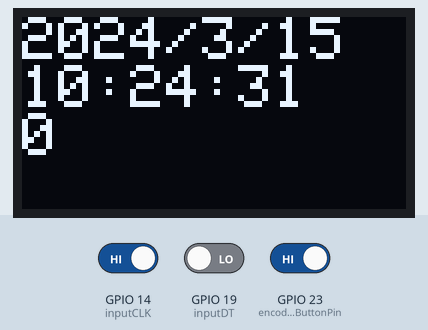
Recording of a sketch running on a simulated ESP32. Parts: 128×64 one-colour display. The test bench sets the inputs (shaded band); at power-on: GPIO 14 (inputCLK) HIGH, GPIO 23 (encoderButtonPin) HIGH, GPIO 19 (inputDT) LOW. The local clock reads 2024-03-15 10:24:30 at power-on unless the sketch sets it.

Above: at 1.2 s.
1.3 s: GPIO 14 (inputCLK) driven LOW
At 2.8 s:
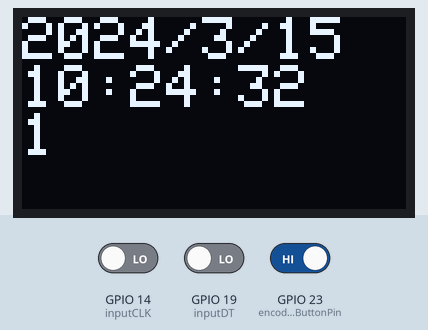
3.5 s: GPIO 23 (encoderButtonPin) driven LOW
At 4.9 s:
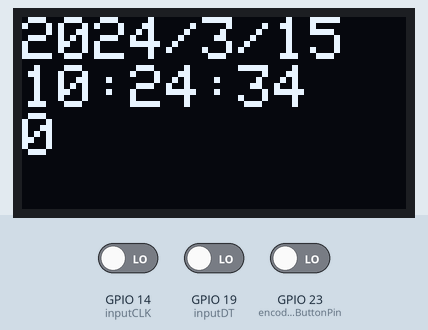
5.6 s: GPIO 14 (inputCLK) driven HIGH
At 5.88 s:
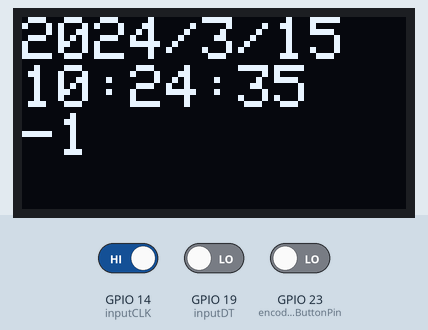
7.4 s: GPIO 14 (inputCLK) driven LOW
At 7.69 s:
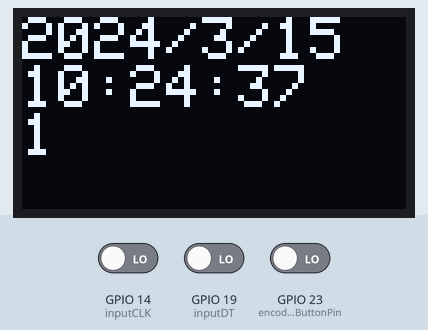
Timing chart, 0 to 10.3 s (numbered marks = the images above; inputs shaded):
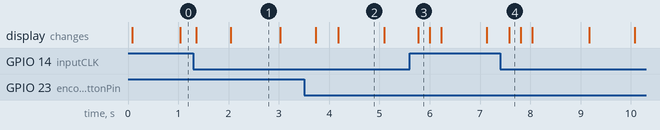

Measured:
- what the display in image 1 shows lasts 1.0 s, from 2.0 s to 3.0 s
- what the display in image 2 shows lasts 0.9 s, from 4.2 s to 5.1 s

The sketch:

-10-2024_Encoder_Reading_without_interrupt_and_Time_printing.ino
```cpp
/*
Intended board: ESP Wroom 32

Description: In this version we'll increment a number on the oled display
by rotating the encoder.
*/


#include <Wire.h>  // Library for I2C communication
#include <SPI.h>   // not used here, but needed to prevent a RTClib compile error
#include "RTClib.h"
#include <Wire.h>
#include <Adafruit_GFX.h>
#include <Adafruit_SSD1306.h>


#define SCREEN_WIDTH 128
#define SCREEN_HEIGHT 64
#define OLED_RESET -1
Adafruit_SSD1306 display(SCREEN_WIDTH, SCREEN_HEIGHT, &Wire, OLED_RESET);

RTC_DS1307 RTC;  // Setup an instance of DS1307 naming it RTC


// Rotary Encoder Inputs
#define inputCLK 14  // of ESP WROOM 32
#define inputDT 19   // of ESP WROOM 32
#define encoderButtonPin 23

int counter = 0;
int currentStateCLK;
int previousStateCLK;


void setup() {

  Wire.begin();  // Start the I2C
  RTC.begin();   // Init RTC

  //  RTC.adjust(DateTime(__DATE__, __TIME__));  // Time and date is expanded to date and time on your computer at compiletime
  // display.print("Time and date set");
  // lcd.setCursor(0, 0);
  // lcd.print("Real Time Clock");
  // delay(3000);
  // lcd.clear();
  // Initialize OLED display
  if (!display.begin(SSD1306_SWITCHCAPVCC, 0x3C)) {
    display.println(F("SSD1306 allocation failed"));
    for (;;)
      ;
  }
  display.clearDisplay();
  display.setTextSize(2);
  display.setTextColor(WHITE);
  display.setCursor(0, 0);
  display.println(" Hi!  ");
  display.display();

  //Encoder pinouts
  pinMode(inputCLK, INPUT);
  pinMode(inputDT, INPUT);
  pinMode(encoderButtonPin, INPUT_PULLUP);

  previousStateCLK = digitalRead(inputCLK);
}

void loop() {
  DateTime now = RTC.now();

  display.clearDisplay();
  display.setCursor(0, 0);
  display.print(now.year(), DEC);

  display.print('/');
  display.print(now.month(), DEC);
  display.print('/');
  display.print(now.day(), DEC);
  display.println();
  //display.print(' ');
  display.print(now.hour(), DEC);
  display.print(':');
  display.print(now.minute(), DEC);
  display.print(':');
  display.print(now.second(), DEC);
  display.println();

   checkEncoder();
  display.println(counter);
  display.display();
  checkEncoder();

  if(digitalRead(encoderButtonPin)==0)
  {
    //Serial.println("Button Pressed!");
    counter = 0;
      delay(200);  //Debounce time.
  }
}


void checkEncoder()
{
    // Read the current state of inputCLK
  currentStateCLK = digitalRead(inputCLK);
  // If the previous and current state of the inputCLK are different
  // then a pulse has occurred

  if (currentStateCLK != previousStateCLK) {
    // If the inputDT state is different than the inputCLK state
    // then the encoder is rotating counterclockwise
    if (digitalRead(inputDT) != currentStateCLK) {
      counter--;
    } else {
      // the encoder is rotating clockwise;
      counter++;
    }
    // Update previousStateCLK with the current state
  }
  previousStateCLK = currentStateCLK;
}
```
